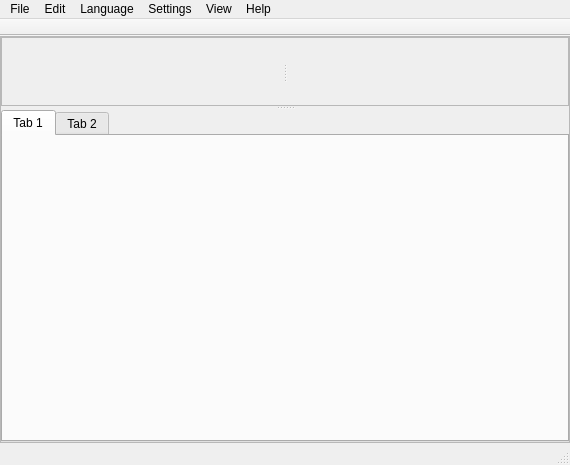
<?xml version="1.0" encoding="UTF-8"?>
<ui version="4.0">
 <class>MainWindow</class>
 <widget class="QMainWindow" name="MainWindow">
  <property name="geometry">
   <rect>
    <x>0</x>
    <y>0</y>
    <width>570</width>
    <height>465</height>
   </rect>
  </property>
  <property name="windowTitle">
   <string>MainWindow</string>
  </property>
  <widget class="QWidget" name="centralWidget">
   <layout class="QVBoxLayout" name="verticalLayout">
    <property name="spacing">
     <number>0</number>
    </property>
    <property name="leftMargin">
     <number>0</number>
    </property>
    <property name="topMargin">
     <number>0</number>
    </property>
    <property name="rightMargin">
     <number>0</number>
    </property>
    <property name="bottomMargin">
     <number>0</number>
    </property>
    <item>
     <widget class="QScrollArea" name="mainScrollArea">
      <property name="widgetResizable">
       <bool>true</bool>
      </property>
      <widget class="QWidget" name="mainScrollAreaContents">
       <property name="geometry">
        <rect>
         <x>0</x>
         <y>0</y>
         <width>568</width>
         <height>405</height>
        </rect>
       </property>
       <layout class="QVBoxLayout" name="verticalLayout_2">
        <property name="spacing">
         <number>0</number>
        </property>
        <property name="leftMargin">
         <number>0</number>
        </property>
        <property name="topMargin">
         <number>0</number>
        </property>
        <property name="rightMargin">
         <number>0</number>
        </property>
        <property name="bottomMargin">
         <number>0</number>
        </property>
        <item>
         <widget class="QSplitter" name="hSplitter">
          <property name="orientation">
           <enum>Qt::Vertical</enum>
          </property>
          <widget class="QFrame" name="editorFrame">
           <property name="sizePolicy">
            <sizepolicy hsizetype="Preferred" vsizetype="Preferred">
             <horstretch>0</horstretch>
             <verstretch>0</verstretch>
            </sizepolicy>
           </property>
           <property name="frameShape">
            <enum>QFrame::StyledPanel</enum>
           </property>
           <property name="frameShadow">
            <enum>QFrame::Raised</enum>
           </property>
           <layout class="QHBoxLayout" name="horizontalLayout">
            <property name="spacing">
             <number>0</number>
            </property>
            <property name="leftMargin">
             <number>0</number>
            </property>
            <property name="topMargin">
             <number>0</number>
            </property>
            <property name="rightMargin">
             <number>0</number>
            </property>
            <property name="bottomMargin">
             <number>0</number>
            </property>
            <item>
             <widget class="QSplitter" name="splitter">
              <property name="orientation">
               <enum>Qt::Horizontal</enum>
              </property>
              <widget class="QWidget" name="projectManagerArea" native="true">
               <property name="sizePolicy">
                <sizepolicy hsizetype="Preferred" vsizetype="Preferred">
                 <horstretch>1</horstretch>
                 <verstretch>0</verstretch>
                </sizepolicy>
               </property>
               <layout class="QVBoxLayout" name="verticalLayout_4">
                <property name="spacing">
                 <number>0</number>
                </property>
                <property name="leftMargin">
                 <number>0</number>
                </property>
                <property name="topMargin">
                 <number>0</number>
                </property>
                <property name="rightMargin">
                 <number>0</number>
                </property>
                <property name="bottomMargin">
                 <number>0</number>
                </property>
               </layout>
              </widget>
              <widget class="QWidget" name="editorArea" native="true">
               <property name="sizePolicy">
                <sizepolicy hsizetype="Preferred" vsizetype="Preferred">
                 <horstretch>4</horstretch>
                 <verstretch>0</verstretch>
                </sizepolicy>
               </property>
               <layout class="QVBoxLayout" name="textEditorArea">
                <property name="spacing">
                 <number>0</number>
                </property>
                <property name="leftMargin">
                 <number>0</number>
                </property>
                <property name="topMargin">
                 <number>0</number>
                </property>
                <property name="rightMargin">
                 <number>0</number>
                </property>
                <property name="bottomMargin">
                 <number>0</number>
                </property>
               </layout>
              </widget>
             </widget>
            </item>
           </layout>
          </widget>
          <widget class="QTabWidget" name="editorTools">
           <property name="sizePolicy">
            <sizepolicy hsizetype="Fixed" vsizetype="Fixed">
             <horstretch>0</horstretch>
             <verstretch>0</verstretch>
            </sizepolicy>
           </property>
           <property name="minimumSize">
            <size>
             <width>0</width>
             <height>100</height>
            </size>
           </property>
           <property name="baseSize">
            <size>
             <width>0</width>
             <height>0</height>
            </size>
           </property>
           <property name="currentIndex">
            <number>0</number>
           </property>
           <widget class="QWidget" name="tab">
            <attribute name="title">
             <string>Tab 1</string>
            </attribute>
           </widget>
           <widget class="QWidget" name="tab_2">
            <attribute name="title">
             <string>Tab 2</string>
            </attribute>
           </widget>
          </widget>
         </widget>
        </item>
       </layout>
      </widget>
     </widget>
    </item>
   </layout>
  </widget>
  <widget class="QMenuBar" name="menuBar">
   <property name="geometry">
    <rect>
     <x>0</x>
     <y>0</y>
     <width>570</width>
     <height>19</height>
    </rect>
   </property>
   <widget class="QMenu" name="menuFile">
    <property name="title">
     <string>File</string>
    </property>
    <widget class="QMenu" name="menuOpen">
     <property name="title">
      <string>Open</string>
     </property>
     <addaction name="actionOpen_File"/>
     <addaction name="actionOpen_Project"/>
    </widget>
    <widget class="QMenu" name="menuNew">
     <property name="title">
      <string>New</string>
     </property>
     <addaction name="actionNew_File"/>
     <addaction name="actionNew_Project"/>
    </widget>
    <addaction name="menuNew"/>
    <addaction name="menuOpen"/>
    <addaction name="separator"/>
    <addaction name="actionSave"/>
    <addaction name="actionSave_As"/>
    <addaction name="actionSave_Copy_As"/>
    <addaction name="actionSave_All"/>
   </widget>
   <widget class="QMenu" name="menuView">
    <property name="title">
     <string>View</string>
    </property>
    <addaction name="actionProject_Manager"/>
    <addaction name="actionEditor_Tools"/>
   </widget>
   <widget class="QMenu" name="menuHelp">
    <property name="title">
     <string>Help</string>
    </property>
    <addaction name="actionAbout_Lepton_Editor"/>
    <addaction name="actionGitHub_Page"/>
    <addaction name="separator"/>
    <addaction name="actionAbout_Qt"/>
   </widget>
   <widget class="QMenu" name="menuEdit">
    <property name="title">
     <string>Edit</string>
    </property>
    <addaction name="actionReplace_Tabs_with_Spaces"/>
    <addaction name="actionReplace_Spaces_with_Tabs"/>
   </widget>
   <widget class="QMenu" name="menuSettings">
    <property name="title">
     <string>Settings</string>
    </property>
    <addaction name="actionUse_Tabs"/>
    <addaction name="actionUse_Spaces"/>
    <addaction name="separator"/>
    <addaction name="actionSettings_Editor"/>
   </widget>
   <widget class="QMenu" name="menuLanguage">
    <property name="title">
     <string>Language</string>
    </property>
   </widget>
   <addaction name="menuFile"/>
   <addaction name="menuEdit"/>
   <addaction name="menuLanguage"/>
   <addaction name="menuSettings"/>
   <addaction name="menuView"/>
   <addaction name="menuHelp"/>
  </widget>
  <widget class="QToolBar" name="mainToolBar">
   <property name="movable">
    <bool>false</bool>
   </property>
   <attribute name="toolBarArea">
    <enum>TopToolBarArea</enum>
   </attribute>
   <attribute name="toolBarBreak">
    <bool>false</bool>
   </attribute>
  </widget>
  <widget class="QStatusBar" name="statusBar"/>
  <action name="actionSave">
   <property name="text">
    <string>Save</string>
   </property>
   <property name="shortcut">
    <string>Ctrl+S</string>
   </property>
  </action>
  <action name="actionSave_As">
   <property name="text">
    <string>Save As...</string>
   </property>
   <property name="shortcut">
    <string>Ctrl+Shift+S</string>
   </property>
  </action>
  <action name="actionSave_Copy_As">
   <property name="text">
    <string>Save Copy As...</string>
   </property>
  </action>
  <action name="actionProject_Manager">
   <property name="checkable">
    <bool>true</bool>
   </property>
   <property name="text">
    <string>Project Manager</string>
   </property>
   <property name="shortcut">
    <string>Ctrl+M</string>
   </property>
  </action>
  <action name="actionEditor_Tools">
   <property name="checkable">
    <bool>true</bool>
   </property>
   <property name="text">
    <string>Editor Tools</string>
   </property>
  </action>
  <action name="actionSave_All">
   <property name="text">
    <string>Save All</string>
   </property>
   <property name="shortcut">
    <string>Ctrl+Alt+S</string>
   </property>
  </action>
  <action name="actionAbout_Lepton_Editor">
   <property name="text">
    <string>About Lepton Editor</string>
   </property>
  </action>
  <action name="actionGitHub_Page">
   <property name="text">
    <string>GitHub Page</string>
   </property>
  </action>
  <action name="actionNew_File">
   <property name="text">
    <string>File</string>
   </property>
   <property name="shortcut">
    <string>Ctrl+N</string>
   </property>
  </action>
  <action name="actionNew_Project">
   <property name="text">
    <string>New Project</string>
   </property>
   <property name="shortcut">
    <string>Ctrl+Shift+N</string>
   </property>
  </action>
  <action name="actionOpen_File">
   <property name="text">
    <string>File</string>
   </property>
   <property name="shortcut">
    <string>Ctrl+O</string>
   </property>
  </action>
  <action name="actionOpen_Project">
   <property name="text">
    <string>Project</string>
   </property>
   <property name="shortcut">
    <string>Ctrl+Shift+O</string>
   </property>
  </action>
  <action name="actionAbout_Qt">
   <property name="text">
    <string>About Qt</string>
   </property>
  </action>
  <action name="actionSettings_Editor">
   <property name="text">
    <string>Settings Editor</string>
   </property>
  </action>
  <action name="actionUse_Tabs">
   <property name="checkable">
    <bool>true</bool>
   </property>
   <property name="text">
    <string>Use Tabs</string>
   </property>
  </action>
  <action name="actionUse_Spaces">
   <property name="checkable">
    <bool>true</bool>
   </property>
   <property name="text">
    <string>Use Spaces</string>
   </property>
  </action>
  <action name="actionReplace_Tabs_with_Spaces">
   <property name="text">
    <string>Replace Tabs with Spaces</string>
   </property>
  </action>
  <action name="actionReplace_Spaces_with_Tabs">
   <property name="text">
    <string>Replace Spaces with Tabs</string>
   </property>
  </action>
 </widget>
 <layoutdefault spacing="6" margin="11"/>
 <resources/>
 <connections/>
</ui>
